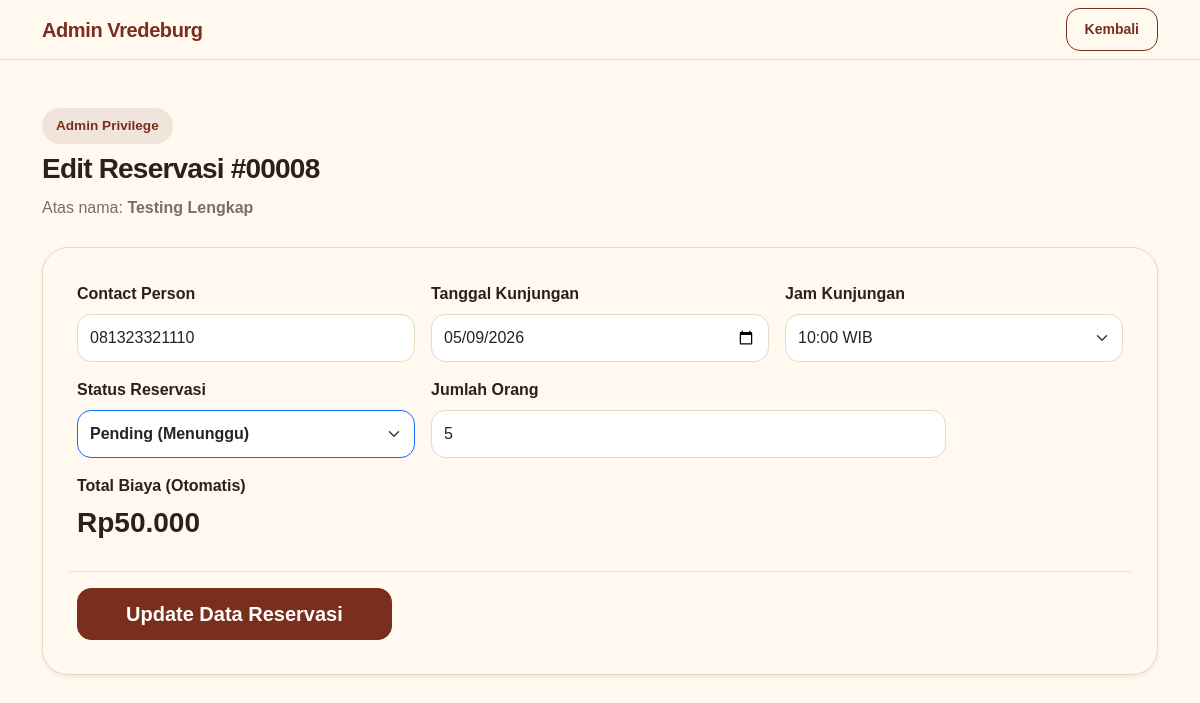
The app's page /admin/edit_reservasi.php?id=8 (signed in) with its own data.
### tables this page shows
CREATE TABLE `reservations` (
  `id_reservasi` int(11) NOT NULL,
  `id_user` int(11) NOT NULL,
  `no_telepon` varchar(20) DEFAULT NULL,
  `tgl_kunjungan` date NOT NULL,
  `jam_kunjungan` time NOT NULL,
  `jumlah_orang` int(11) NOT NULL,
  `total_harga` decimal(10,2) NOT NULL,
  `status` enum('pending','confirmed','canceled') DEFAULT 'pending',
  `created_at` timestamp NOT NULL DEFAULT current_timestamp(),
  `created_by` varchar(50) NOT NULL,
  `updated_at` timestamp NULL DEFAULT NULL ON UPDATE current_timestamp(),
  `updated_by` varchar(50) DEFAULT NULL,
  `is_deleted` tinyint(1) DEFAULT 0,
  `deleted_at` timestamp NULL DEFAULT NULL,
  `deleted_by` varchar(50) DEFAULT NULL
);

CREATE TABLE `users` (
  `id_user` int(11) NOT NULL,
  `nama_lengkap` varchar(100) NOT NULL,
  `email` varchar(100) NOT NULL,
  `password` varchar(255) NOT NULL,
  `role` enum('admin','user') NOT NULL DEFAULT 'user',
  `created_at` timestamp NOT NULL DEFAULT current_timestamp(),
  `created_by` varchar(50) DEFAULT 'system',
  `updated_at` timestamp NULL DEFAULT NULL ON UPDATE current_timestamp(),
  `updated_by` varchar(50) DEFAULT NULL,
  `is_deleted` tinyint(1) DEFAULT 0,
  `deleted_at` timestamp NULL DEFAULT NULL,
  `deleted_by` varchar(50) DEFAULT NULL
);

### config/functions.php (called while the page is built, shortened)
<?php
function e($value) {
    return htmlspecialchars($value ?? '', ENT_QUOTES, 'UTF-8');
}
function rupiah($number) {
    return 'Rp' . number_format((int) $number, 0, ',', '.');
}
function getOperationalTimes() {
    $times = [];
    for ($i = 8; $i <= 20; $i++) {
        $times[] = str_pad($i, 2, '0', STR_PAD_LEFT) . ':00:00';
    }
    return $times;
}

### admin/edit_reservasi.php (the view, shortened to what this page needs)
<?php
require_once "../config/koneksi.php";
require_once "../config/functions.php";
$id = (int)($_GET['id'] ?? 0);
$stmt = $pdo->prepare("
    SELECT r.*, u.nama_lengkap
    FROM reservations r
    JOIN users u ON r.id_user = u.id_user
    WHERE r.id_reservasi = ? AND r.is_deleted = 0
    LIMIT 1
");
$stmt->execute([$id]);
$res = $stmt->fetch();
?>
<!DOCTYPE html>
<html lang="id">
<head>
    <link href="https://cdn.jsdelivr.net/npm/bootstrap@5.3.3/dist/css/bootstrap.min.css" rel="stylesheet">
    <link href="../assets/css/style.css" rel="stylesheet">
</head>
<body class="app-body">
<nav class="navbar navbar-expand-lg navbar-vredeburg sticky-top">
    <div class="container">
        <a class="navbar-brand fw-bold" href="dashboard.php">Admin Vredeburg</a>
        <a href="history.php" class="btn btn-outline-heritage btn-sm">Kembali</a>
    </div>
</nav>
<main class="py-5">
    <div class="container">
        <div class="mb-4">
            <span class="section-badge mb-2">Admin Privilege</span>
            <h1 class="h3 fw-bold section-title">Edit Reservasi #<?= str_pad($res['id_reservasi'], 5, '0', STR_PAD_LEFT); ?></h1>
            <p class="text-muted-custom">Atas nama: <strong><?= e($res['nama_lengkap']); ?></strong></p>
        </div>
        <form action="proses_edit_reservasi.php" method="POST">
            <div class="card-panel shadow-sm">
                <div class="row g-3">
                    <div class="col-md-4">
                        <label class="form-label">Contact Person</label>
                        <input type="text" name="no_telepon" id="no_telepon" class="form-control" value="<?= $res['no_telepon']; ?>" required>
                    </div>
                    <div class="col-md-4">
                        <label class="form-label">Tanggal Kunjungan</label>
                        <input type="date" name="tgl_kunjungan" id="tgl_kunjungan" class="form-control" value="<?= $res['tgl_kunjungan']; ?>" required>
                    </div>
                    <div class="col-md-4">
                        <label class="form-label">Jam Kunjungan</label>
                        <select name="jam_kunjungan" id="jam_kunjungan" class="form-select" required>
                            <?php foreach (getOperationalTimes() as $time): ?>
                                <option value="<?= $time; ?>" <?= $res['jam_kunjungan'] === $time ? 'selected' : ''; ?>>
                                    <?= substr($time, 0, 5); ?> WIB
                                </option>
                            <?php endforeach; ?>
                        </select>
                    </div>
                    <div class="col-md-4">
                        <label class="form-label">Status Reservasi</label>
                        <select name="status" class="form-select border-primary fw-bold" required>
                            <option value="pending" <?= $res['status'] === 'pending' ? 'selected' : ''; ?>>Pending (Menunggu)</option>
                        </select>
                    </div>
                    <div class="col-md-6">
                        <label class="form-label">Jumlah Orang</label>
                        <input type="number" name="jumlah_orang" id="jumlah_orang" class="form-control" min="1" max="50" value="<?= $res['jumlah_orang']; ?>" required>
                    </div>
                    <div class="col-md-6">
                        <label class="form-label">Total Biaya (Otomatis)</label>
                        <h3 id="total_price_text" class="text-brick fw-bold"><?= rupiah($res['total_harga']); ?></h3>
                    </div>
                    <div class="col-12 mt-4 pt-3 border-top">
                        <button type="submit" class="btn btn-heritage btn-lg px-5" id="confirmButton">Update Data Reservasi</button>
                    </div>
                </div>
            </div>
        </form>
    </div>
</main>
</body>
</html>

### assets/css/style.css (style rules this page uses)
:root { --color-brick: #7A2E1D; --color-brick-dark: #4F1F14; --color-brown-dark: #2B2118; --color-cream: #F8F0E3; --color-paper: #FFF9F0; --color-gold: #C89B5C; --color-green: #2F6B4F; --color-muted: #7B6F63; --color-border: #E8D9C4; --shadow-soft: 0 18px 45px rgba(43, 33, 24, 0.10); --shadow-strong: 0 24px 70px rgba(43, 33, 24, 0.25); }
* { box-sizing: border-box; }
body { font-family: Arial, Helvetica, sans-serif; color: var(--color-brown-dark); background-color: var(--color-paper); }
a { text-decoration: none; }
.navbar-vredeburg { background-color: rgba(255, 249, 240, 0.94); border-bottom: 1px solid var(--color-border); backdrop-filter: blur(14px); }
.navbar-brand { color: var(--color-brick) !important; letter-spacing: -0.4px; }
.section-badge { display: inline-flex; align-items: center; width: fit-content; padding: 8px 14px; border-radius: 999px; background: rgba(122, 46, 29, 0.10); color: var(--color-brick); font-size: 0.85rem; font-weight: 700; }
.section-title { color: var(--color-brown-dark); font-weight: 800; letter-spacing: -0.8px; }
.text-muted-custom { color: var(--color-muted); line-height: 1.8; }
.btn { border-radius: 14px; font-weight: 700; padding: 10px 18px; }
.btn-heritage { background-color: var(--color-brick); border: 1px solid var(--color-brick); color: #ffffff; }
.btn-outline-heritage { border: 1px solid var(--color-brick); color: var(--color-brick); background: transparent; }
.form-label { color: var(--color-brown-dark); font-weight: 700; }
.form-control, .form-select { min-height: 48px; border-radius: 14px; border-color: var(--color-border); background-color: #ffffff; }
.card-panel { background: var(--color-paper); border: 1px solid var(--color-border); border-radius: 26px; padding: 34px; box-shadow: var(--shadow-soft); }

### records on screen
reservations: id_reservasi "00008", id_user.nama_lengkap "Testing Lengkap", no_telepon "081323321110", tgl_kunjungan "05/09/2026", jam_kunjungan "10:00 WIB", status "Pending (Menunggu)", jumlah_orang "5", total_harga "Rp50.000"
